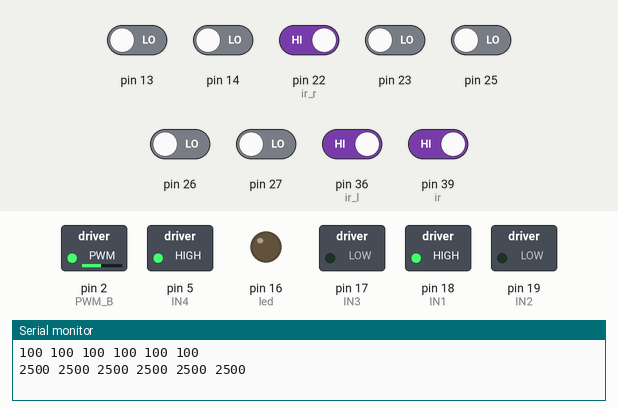
Recording of a sketch running on a simulated Arduino Mega 2560, built with avr-gcc and run on an emulated ATmega2560. On the bench: switched loads named in the sketch (green lamp = pin HIGH), output pins drawn as LEDs (lit = HIGH), the last lines printed to the serial monitor. Dashed ring = blinking. The inputs (shaded band) are chosen by the test bench; at power-on: pin 22 (ir_r), pin 36 (ir_l), pin 39 (ir) HIGH, pin 13, pin 14, pin 23, pin 25–27 LOW.

Above: at 13.7 s.
13.8 s: pin 22 (ir_r) driven LOW
At 15.5 s:
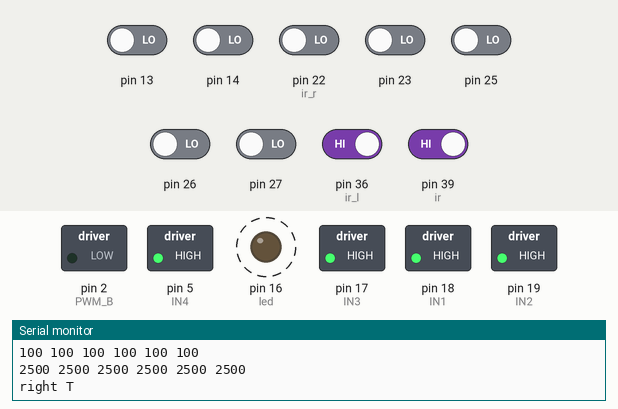
16.8 s: pin 36 (ir_l) driven LOW
At 19.5 s:
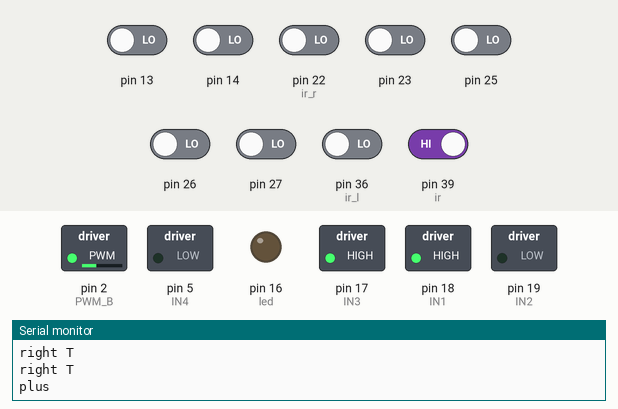
19.8 s: pin 39 (ir) driven LOW
At 21.08 s:
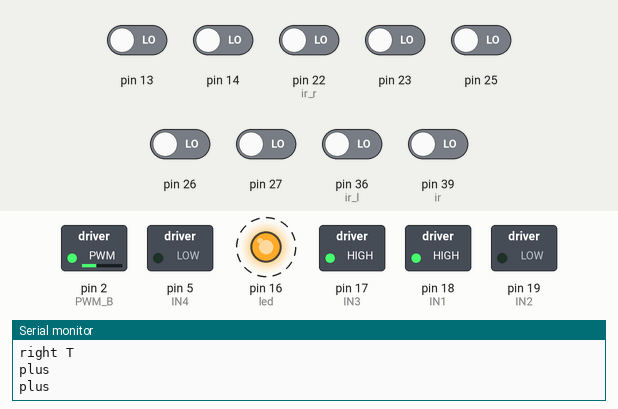
22.8 s: pin 39 (ir) driven HIGH
At 23.9 s:
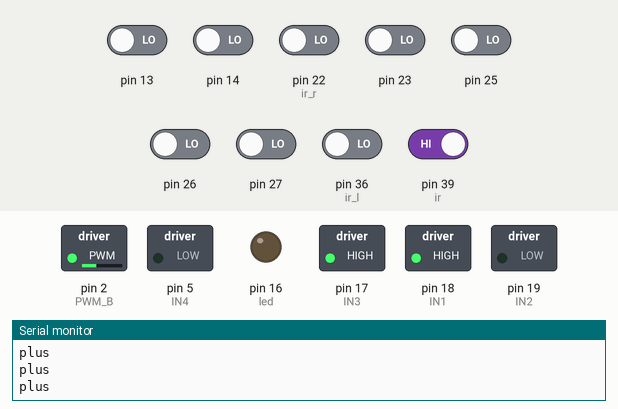
Timing chart, 0 to 25.8 s (numbered marks = the images above; inputs shaded):
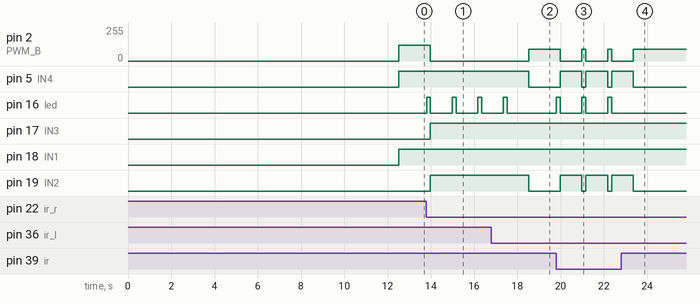

Measured:
- after the input at 13.8 s, pin 2 (PWM_B): 120/255 → 0/255 after 0.18 s; pin 16 (led): alternates HIGH for 0.18 s and LOW for 1.0 s, starting at once; pin 17 (IN3), pin 19 (IN2): LOW → HIGH after 0.18 s
- after the input at 16.8 s, pin 2 (PWM_B): 0/255 → 90/255 after 1.7 s; pin 5 (IN4), pin 19 (IN2): HIGH → LOW after 1.7 s; pin 16 (led): goes on until 17.5 s, then stays LOW
- after the input at 19.8 s, pin 2 (PWM_B): alternates 90/255 for 0.18 s and 0/255 for 1.0 s, starting after 0.18 s; pin 5 (IN4), pin 19 (IN2): alternates HIGH for 1.0 s and LOW for 0.18 s, starting after 0.18 s; pin 16 (led): alternates HIGH for 0.18 s and LOW for 1.0 s, starting at once
- after the input at 22.8 s, pin 2 (PWM_B): goes on until 23.4 s, then stays 90/255; pin 5 (IN4), pin 19 (IN2): goes on until 23.4 s, then stays LOW; pin 16 (led): stops changing and stays LOW

The sketch:

Final_Code.ino
```cpp
#include <QTRSensors.h>
QTRSensors qtr;
const uint8_t SensorCount = 6;
uint16_t sensorValues[SensorCount];
char output[100];
int j = 0;
const int IN1 = 18;    // Motor 1 IN1
const int IN2 = 19;    // Motor 1 IN2
const int PWM_A = 0;  // Motor 1 PWM
const int IN3 = 17;    // Motor 2 IN3
const int IN4 = 5;    // Motor 2 IN4
const int PWM_B = 2;  // Motor 2 PWM
const int ir = 39;
const int ir_r = 22;
const int ir_l = 36; // pin 33 is interfering
const int push_btn = 21;
const int led = 16;
int junctionvalue;
int lastError = 0;
float KP=0.017;
float KD=1.2;
int M1=120;
int M2=120;
int autorun = 0;
int endFound = 0;
int path_length = 0;
void setup()
{
  attachInterrupt(push_btn, autoenable, RISING);
  pinMode(led,OUTPUT);
  pinMode(push_btn,INPUT);
  pinMode(ir,INPUT);
  pinMode(ir_l,INPUT);
  pinMode(ir_r,INPUT);
  pinMode(IN1, OUTPUT);
  pinMode(IN2, OUTPUT);
  pinMode(PWM_A, OUTPUT);
  pinMode(IN3, OUTPUT);
  pinMode(IN4, OUTPUT);
  pinMode(PWM_B, OUTPUT);
  qtr.setTypeRC();
  qtr.setSensorPins((const uint8_t[]){25,26,27,14,13,23}, SensorCount);// turn on Arduino's LED to indicate we are in calibration mode {33,25,26,27,14,13,23,22}
  Serial.begin(921600);
    for(int k = 0; k < 100; k++){
    output[k] = 'D';
  }
  sensorcalibrate();
}

void loop()
{
  while(!endFound){
    dryrun();
    //simplified();
  }
}
void PID(){
  int position = qtr.readLineWhite(sensorValues);
  int error = position - 2500;
  int motorSpeed = KP * error + KD * (error - lastError);
  lastError = error;
  int m1Speed = M1 + motorSpeed;
  int m2Speed = M2 - motorSpeed;
  if (m1Speed < 0)
    m1Speed = 0;
  if (m2Speed < 0)
    m2Speed = 0;
  setMotorSpeed(m2Speed,m1Speed);
}
void sensorcalibrate(){
  for (uint16_t i = 0; i < 500; i++)
  {
    qtr.calibrate();
  }

  for (uint8_t i = 0; i < SensorCount; i++)
  {
    Serial.print(qtr.calibrationOn.minimum[i]);
    Serial.print(' ');
  }
  Serial.println();
  for (uint8_t i = 0; i < SensorCount; i++)
  {
    Serial.print(qtr.calibrationOn.maximum[i]);
    Serial.print(' ');
  }
  Serial.println();
}

void setMotorSpeed(int leftSpeed, int rightSpeed) {
  // Control left motor with L298N
  if (leftSpeed > 0) {
    digitalWrite(IN3, 0);
    digitalWrite(IN4, 1);
    analogWrite(PWM_B, leftSpeed);
  } else {
    digitalWrite(IN3, 1);
    digitalWrite(IN4, 0);
    analogWrite(PWM_B, -leftSpeed);
  }

  // Control right motor with L298N
  if (rightSpeed > 0) {
    digitalWrite(IN1, 1);
    digitalWrite(IN2, 0);
    analogWrite(PWM_A, rightSpeed);
  } else {
    digitalWrite(IN1, 0);
    digitalWrite(IN2, 1);
    analogWrite(PWM_A, -rightSpeed);
}
}
void printend(){
  Serial.print(digitalRead(ir_l));
  Serial.print(",");
  Serial.print(digitalRead(ir));
  Serial.print(",");
  Serial.println(digitalRead(ir_r));
}

void forward(){
  digitalWrite(IN1,1);
 digitalWrite(IN2,0);
  digitalWrite(IN3,0);
  digitalWrite(IN4,1);
  analogWrite(PWM_A,150);
  analogWrite(PWM_B,150);
}
void botstop(){
  digitalWrite(IN1,1);
  digitalWrite(IN2,1);
  digitalWrite(IN3,1);
  digitalWrite(IN4,1);
  analogWrite(PWM_A,0);
  analogWrite(PWM_B,0);
}
void leftturn(){
  output[path_length] = 'L';
  path_length = path_length + 1;
  digitalWrite(IN3, 1);
  digitalWrite(IN4, 0);
  digitalWrite(IN1, 1);
  digitalWrite(IN2, 0);
  analogWrite(PWM_A, 90);
  analogWrite(PWM_B, 90);
  int position = qtr.readLineWhite(sensorValues);
    while(digitalRead(ir_l) == 1){
      digitalWrite(IN3, 1);
  digitalWrite(IN4, 0);
  digitalWrite(IN1, 1);
  digitalWrite(IN2, 0);
  analogWrite(PWM_A, 90);
  analogWrite(PWM_B, 90);
    }
    // botstop();
    // delay(1000);
    while(digitalRead(ir) == 1){
  digitalWrite(IN3, 1);
  digitalWrite(IN4, 0);
  digitalWrite(IN1, 1);
  digitalWrite(IN2, 0);
  analogWrite(PWM_A, 90);
  analogWrite(PWM_B, 90);
  }

}
void rightturn(){
  output[path_length] = 'R';
  path_length = path_length + 1;
  digitalWrite(IN3, 0);
  digitalWrite(IN4, 1);
  digitalWrite(IN1, 0);
  digitalWrite(IN2, 1);
  analogWrite(PWM_A, 100);
  analogWrite(PWM_B, 100);
  while(digitalRead(ir_r) == 1){
      digitalWrite(IN3, 0);
  digitalWrite(IN4, 1);
  digitalWrite(IN1, 0);
  digitalWrite(IN2, 1);
  analogWrite(PWM_A, 90);
  analogWrite(PWM_B, 90);
    }
    // botstop();
    // delay(1000);
  while(digitalRead(ir) == 1){
    digitalWrite(IN3, 0);
  digitalWrite(IN4, 1);
  digitalWrite(IN1, 0);
  digitalWrite(IN2, 1);
  analogWrite(PWM_A, 90);
  analogWrite(PWM_B, 90);
  }
}
void uturn(){
  output[path_length] = 'B';
  path_length = path_length + 1;
    botstop();
    delay(1000);
  digitalWrite(IN3, 1);
  digitalWrite(IN4, 0);
  digitalWrite(IN1, 1);
  digitalWrite(IN2, 0);
  analogWrite(PWM_A, 90);
  analogWrite(PWM_B, 90);
  while(digitalRead(ir_l) == 1){
    digitalWrite(IN3, 1);
  digitalWrite(IN4, 0);
  digitalWrite(IN1, 1);
  digitalWrite(IN2, 0);
  analogWrite(PWM_A, 90);
  analogWrite(PWM_B, 90);
  }
   while(digitalRead(ir) == 1){
  digitalWrite(IN3, 1);
  digitalWrite(IN4, 0);
  digitalWrite(IN1, 1);
  digitalWrite(IN2, 0);
  analogWrite(PWM_A, 90);
  analogWrite(PWM_B, 90);
   }
   botstop();
  delay(500);
}
int detectJunction(unsigned long debounceTime) {
   bool leftDetected = false;
    bool rightDetected = false;
   unsigned long startTime = millis();
   digitalWrite(led,1);
  while (millis() - startTime <debounceTime) {

      if (digitalRead(ir_l)==0) { // Assuming LOW means line detected
            leftDetected = true;
        }
        if (digitalRead(ir_r)==0) { // Assuming LOW means line detected
            rightDetected = true;
        }
    }

   digitalWrite(led,0);
   if(rightDetected&&leftDetected){
    return 1;
   }else if(leftDetected){
    return 2;
   }else if(rightDetected){
    return 3;
   } else{
    return -1;
   }
}
void assignjunctionvalue( int detectvalue){
  int centre;
  int position = qtr.readLineWhite(sensorValues);
  if(sensorValues[2] <900 || sensorValues[3] <900 || sensorValues[4] <900 || sensorValues[1] <900){
    centre = 0;
  }
  else{
    centre = 1;
  }
  if(detectvalue==1 && centre==0){
      //plus
      junctionvalue=1;
      Serial.println("plus");
    } else if(detectvalue==1 && centre==1){
      //T shape
      junctionvalue=2;
      Serial.println("T shape");
    } else if(detectvalue==2 && centre==0){
      // left T
      junctionvalue=3;
      Serial.println("left T");
    } else if(detectvalue==2 && centre==1){
      // left L
      junctionvalue=4;
      Serial.println("left L");
    } else if(detectvalue==3 && centre==0){
      // right T
      junctionvalue=5;
      Serial.println("right T");
      output[path_length] = 'S';
      path_length = path_length + 1;
    } else if(detectvalue==3 && centre==1){
      // right L
      junctionvalue=6;
      Serial.println("right L");
    }
}
void junctionaction(int junctionvalue){
  switch(junctionvalue){
    case 1:
    leftturn();
    break;
    case 2:
    leftturn();
    break;
    case 3:
    leftturn();
    break;
    case 4:
    leftturn();
    break;
    case 6:
    rightturn();
    break;
    case 7:
    uturn();
    break;
  }
}
void dryrun(){
  int position = qtr.readLineWhite(sensorValues);
  if(digitalRead(ir_l) == 0 || digitalRead(ir_r) == 0 ){

      int detectvalue = detectJunction(180);
            botstop();
    //   forward();
    //    unsigned long startTime = millis();
    //      while (millis() - startTime < 100) {
    //   asm("");
    // }
    // botstop();
    delay(1000);
    assignjunctionvalue(detectvalue);
    junctionaction(junctionvalue);
  }
  else if(sensorValues[0] == 1000 &&
  sensorValues[1] == 1000 &&
  sensorValues[2] == 1000 &&
  sensorValues[3] == 1000 &&
  sensorValues[4] == 1000 &&
  sensorValues[5] == 1000){
    junctionvalue = 7;
    junctionaction(junctionvalue);
  }
  else if(sensorValues[0] < 600 &&
  sensorValues[1] < 600 &&
  sensorValues[2] < 600 &&
  sensorValues[3] < 600 &&
  sensorValues[4] < 600 &&
  sensorValues[5] < 600 &&
  digitalRead(ir) == 0 && digitalRead(ir_l) == 0 && digitalRead(ir_r) == 0){
    endFound = 1;
    digitalWrite(led,1);
    botstop();
    delay(2000);
  }
  else{
    PID();
  }
}
void moveDsToBack(char array[], int size) {
  int i, j;

  for (i = 0; i < size; i++) {
    if (array[i] == 'D') {
      // Find the next non-'B' element
      for (j = i + 1; j < size; j++) {
        if (array[j] != 'D') {
          // Swap 'B' with the next non-'B' element
          char temp = array[i];
          array[i] = array[j];
          array[j] = temp;
          break;  // Move to the next 'B'
        }
      }
    }
  }
}

void simplified() {
  //shortest path
  for (int i = 1; i < 99; i++) {
    if (output[i] == 'B') {
      if (output[i - 1] == 'L' && output[i + 1] == 'L') {
        output[i - 1] = 'S';
        output[i] = 'D';
        output[i + 1] = 'D';
      } else if (output[i - 1] == 'L' && output[i + 1] == 'R') {
        output[i - 1] = 'B';
        output[i] = 'D';
        output[i + 1] = 'D';
      } else if (output[i - 1] == 'L' && output[i + 1] == 'S') {
        output[i - 1] = 'R';
        output[i] = 'D';
        output[i + 1] = 'D';
      } else if (output[i - 1] == 'R' && output[i + 1] == 'L') {
        output[i - 1] = 'B';
        output[i] = 'D';
        output[i + 1] = 'D';
      } else if (output[i - 1] == 'S' && output[i + 1] == 'L') {
        output[i - 1] = 'R';
        output[i] = 'D';
        output[i + 1] = 'D';
       }
        else if (output[i - 1] == 'S' && output[i + 1] == 'S') {
        output[i - 1] = 'B';
        output[i] = 'D';
        output[i + 1] = 'D';
      }
    }
  }
  moveDsToBack(output, 100);
}
void autoenable(){
  autorun = 1;
}
void autorunn(){
  if(digitalRead(ir_r) == 0 || digitalRead(ir_l) == 0){
    if(output[j]=='L'){
    leftturn();
     }
    else if(output[j]=='R'){
      rightturn();
    }
    else if(output[j]=='S'){
      forward();
    }
    else if(output[j]=='B'){
    uturn();
    }
    j=j+1;
  }
  else{
  PID();
  }
}
```
